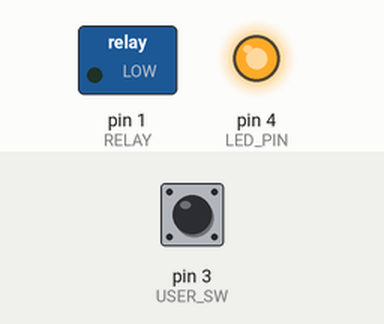
The sketch below on a simulated Arduino Uno, built with avr-gcc and run on an emulated ATmega328P. Shown: switched loads named in the sketch (green lamp = pin HIGH), output pins drawn as LEDs (lit = HIGH). The inputs (shaded band) are chosen by the test bench; at power-on: pin 3 (USER_SW) LOW.

Above: at 6.2 s.
6.3 s: pin 3 (USER_SW) pulled HIGH for 0.15 s
At 6.37 s:
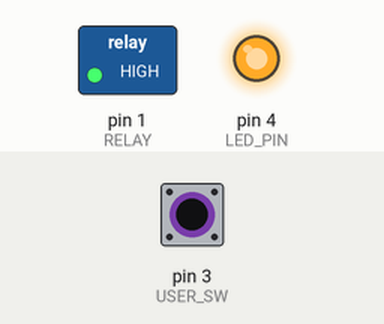
7.9 s: pin 3 (USER_SW) pulled HIGH for 3.2 s
At 12.2 s:
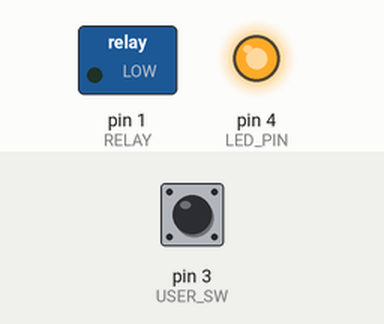
Timing chart, 0 to 13.7 s (numbered marks = the images above; inputs shaded):
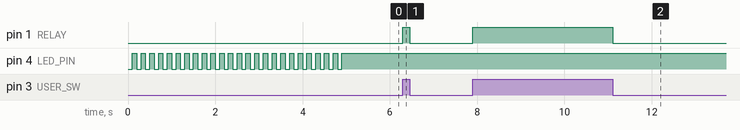

The sketch:

ver1.ino
```cpp
#define RELAY 1
#define USER_SW 3
#define LED_PIN 4

void setup() {
  pinMode(USER_SW, INPUT);
  pinMode(RELAY, OUTPUT);
  pinMode(LED_PIN, OUTPUT);

  // init
  digitalWrite(RELAY, 0);

  // initial, Turn off the relay for 3 seconds
  while(millis() < 5000){
    digitalWrite(LED_PIN, 0);
    delay(100);
    digitalWrite(LED_PIN, 1);
    delay(100);
  }
}

void loop() {

  // RELAY be off when USER_SW is pusshing
  if(digitalRead(USER_SW) == 1){
    digitalWrite(RELAY, 1);
  } else {
    digitalWrite(RELAY, 0);
  }

}
```

Measured:
- after the input at 6.3 s, pin 1 (RELAY): LOW → HIGH at once, → LOW 0.15 s later
- after the input at 7.9 s, pin 1 (RELAY): LOW → HIGH at once, → LOW 3.2 s later
